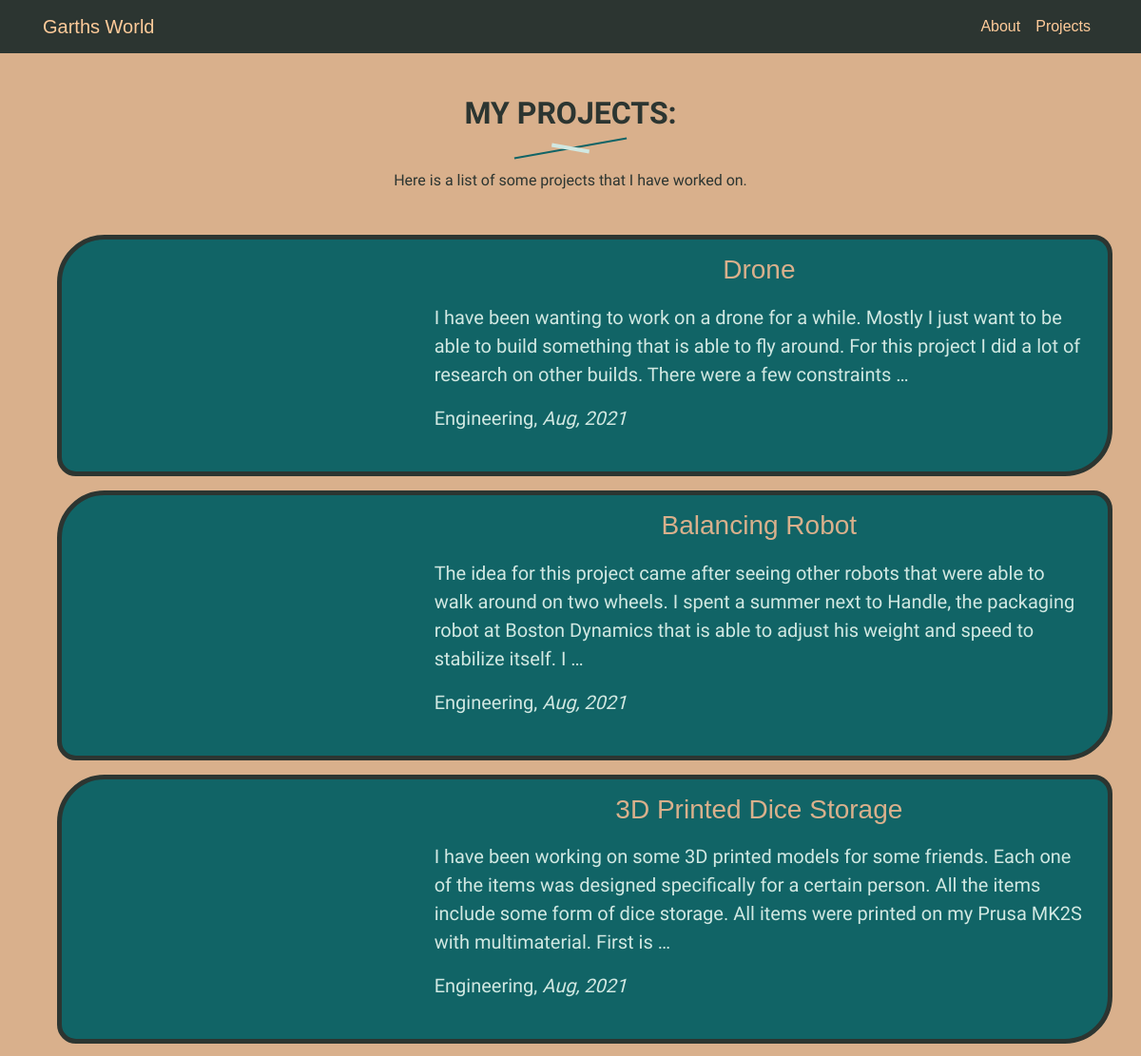
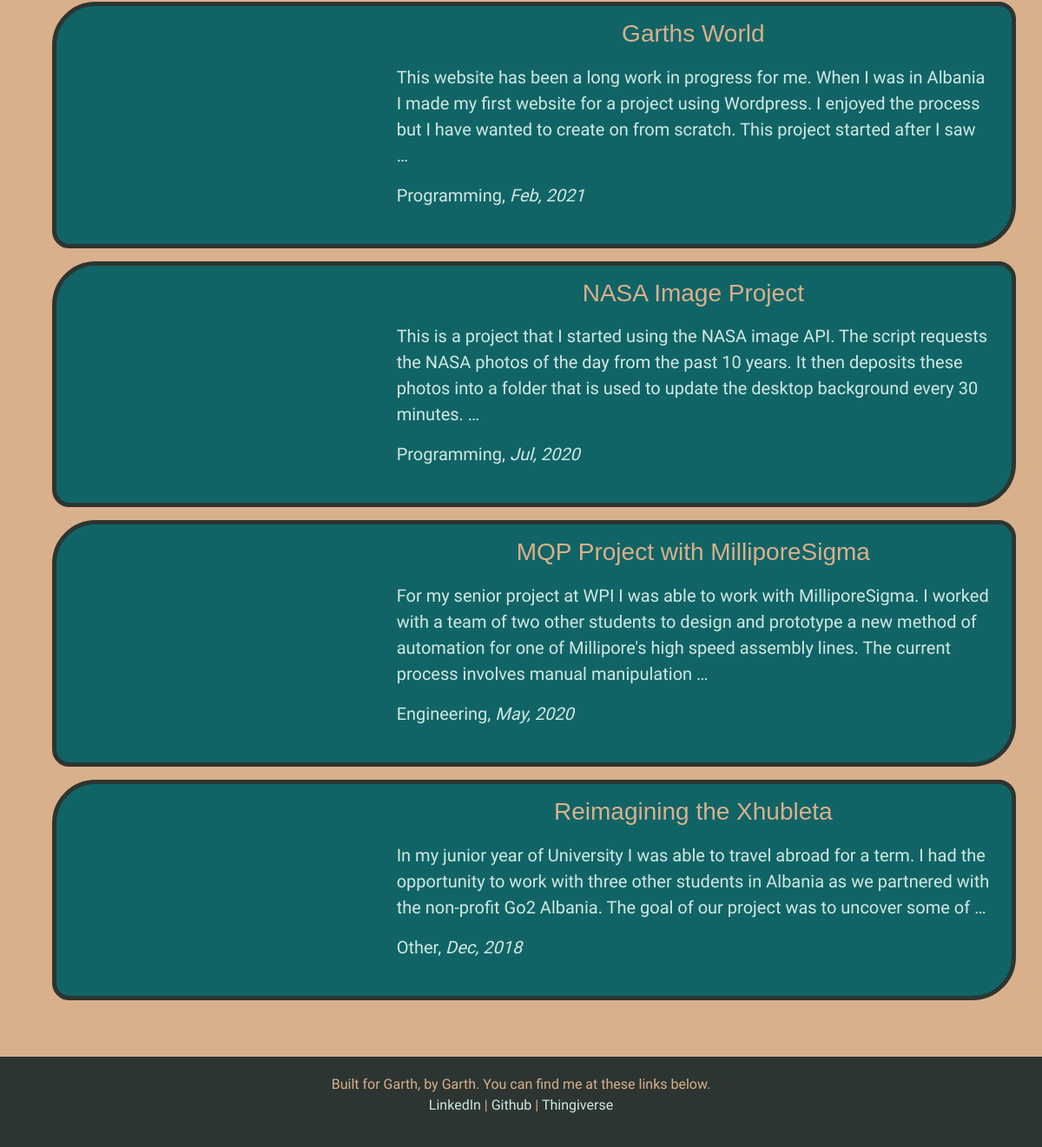
/projects/, run on the app's committed database (2 pictures, top to bottom).
### projects/models.py (models this page shows, shortened)
class Project(models.Model):
    PROJECT_TOPICS = [
        ('Engineering', 'Engineering'),
        ('Programming', 'Programming'),
        ('Other', 'Other')
    ]
    id = models.AutoField(primary_key=True)
    title = models.CharField(max_length=140)
    slug = models.SlugField(max_length=140, unique=True, null=False)
    type = models.CharField(max_length=15, choices=PROJECT_TOPICS, default='PE')
    date = models.DateField()
    body = models.TextField()
    cover_image = models.ImageField(upload_to=image_path)
    body2 = models.TextField(blank=True, null=True)
    body3 = models.TextField(blank=True, null=True)
    body4 = models.TextField(blank=True, null=True)
    body5 = models.TextField(blank=True, null=True)
    img = models.ImageField(default="Default.png", upload_to=image_path)
    img2 = models.ImageField(default="Default.png", upload_to=image_path)
    img3 = models.ImageField(default="Default.png", upload_to=image_path)
    img4 = models.ImageField(default="Default.png", upload_to=image_path)
    img5 = models.ImageField(default="Default.png", upload_to=image_path)

### projects/views.py (the view)
# urls.py: path('', ProjectListView.as_view(template_name="projects/cover_projects.html"), name='home'),
class ProjectListView(ListView):
    model = Project
    ordering = ['-date']

### projects/templates/projects/project_list.html (shortened to what this page needs)
{% extends "projects/top_navbar.html" %}
{% block content %}
<section id="project-list">
  <div class="section-header">
    <h2>My Projects:</h2>
    <p>Here is a list of some projects that I have worked on.</p>
  </div>
  <div class="container">
    {% for project in object_list %}
      <a href="{% url 'project_detail' project.slug %}">
        <div class="container project-block">
          <div class="row">
            <div class="col-md-4">
              <div class="project-img">
              </div>
            </div>
            <div class="col-md-8">
              <div class="project-title">
                <h3>{{ project.title }}</h3>
              </div>
              <div class="project-info">
                <p>{{ project.body|safe|truncatewords:45 }}</p>
                <p>{{ project.type }}, <i>{{ project.date|date:"M, Y" }}</i></p>
              </div>
            </div>
          </div>
        </div>
      </a>
    {% endfor %}
  </div>
</section>
{% endblock %}

### projects/templates/projects/top_navbar.html (shortened to what this page needs)
{% extends "projects/index.html" %}
{% block main %}
<header id="top-navbar">
  <nav class="navbar top-nav-menu navbar-expand-lg fixed-top">
    <div class="container">
      <a class="navbar-brand" href="{% url 'home' %}">Garths World</a>
      <div class="collapse navbar-collapse justify-content-end" id="navbarCollapse">
        <ul class="navbar-nav">
          <li class="nav-item active">
            <a class="nav-link" href="{% url 'about' %}">About <span class="sr-only">(current)</span></a>
          </li>
          <li class="nav-item">
            <a class="nav-link" href="{% url 'project_list' %}">Projects </a>
          </li>
        </ul>
      </div>
    </div>
  </nav>
</header>
{% block content %}
{% endblock %}
{% endblock %}

### projects/templates/projects/index.html (shortened to what this page needs)
<!DOCTYPE html>
{% load static %}
<html lang="en" dir="ltr">
  <head>
    <link href="{% static 'css/bootstrap.min.css' %}" rel="stylesheet">
    <link href="{% static 'css/garth.css' %}" rel="stylesheet">
    <link href='https://unpkg.com/boxicons@2.1.1/css/boxicons.min.css' rel='stylesheet'>
    <link href="{% static 'css/aos.css' %}" rel='stylesheet'>
  </head>
  <body class="body">
    {% block main %}
    {% endblock %}
    <footer id="contact">
      <div class="container">
        <p>
          Built for Garth, by Garth.  You can find me at these links below.
          <br>
          <a href="https://www.linkedin.com/in/garth-mcsweeney-39aa99150/">
            LinkedIn
          </a>
            |
          <a href="https://github.com/gmhull">
            Github
          </a>
            |
          <a href="https://www.thingiverse.com/gdudud/designs">
            Thingiverse
          </a>
        </p>
      </div>
    </footer>
  </body>
</html>

### projects/static/css/garth.css (style rules this page uses)
body { background-color: #D9B08C; color: #2C3531; font-family: "Mochiy Pop P One", sans-serif; }
section { padding: 50px 0; overflow: hidden; }
p { font-family: "Verdana", sans-serif; }
.section-header { text-align: center; padding-bottom: 30px; }
.section-header h2 { font-size: 32px; font-weight: bold; text-transform: uppercase; margin-bottom: 20px; padding-bottom: 20px; position: relative; color: #2C3531; font-family: 'Verdana', sans-serif; }
.section-header h2::before { content: ""; position: absolute; display: block; width: 120px; height: 2px; background: #116466; bottom: 1px; left: calc(50% - 60px); -webkit-transform: rotate(-10deg); }
.section-header h2::after { content: ""; position: absolute; display: block; width: 40px; height: 4px; background: #D1E8E2; bottom: 0; left: calc(50% - 20px); -webkit-transform: rotate(10deg); }
.section-header p { margin-bottom: 0; }
#top-navbar { padding-bottom: 50px }
.top-nav-menu { background-color: #2C3531; color: #FFCB9A; }
.top-nav-menu a { color: inherit; }
#contact { padding-top: 20px; padding-bottom: 20px; background-color: #2C3531; color: #D9B08C; text-align: center; }
#contact a { color: #D1E8E2; }
#project-list .project-block { background-color: #116466; padding: 15px; color: #D1E8E2; border: 5px #FFCB9A; border-radius: 50px 20px 50px 20px; margin: 15px; border: 5px #2C3531 solid; transition: .25s; }
#project-list .project-img { width: 100%; height: 100%; overflow: hidden; display: flex; align-items: center; }
#project-list .project-title { font-size: 28px; color: #D9B08C; text-align: center; }
#project-list .project-info { font-size: 20px; padding: 10px; }

### data on the page
Project: title "Drone", body "I have been wanting to work on a drone for a while. Mostly I just want to be able to build something that is able to fly around. For this project I did a lot of research on other builds. There were a few constraints …", type "Engineering", date "Aug, 2021"
Project: title "Balancing Robot", body "The idea for this project came after seeing other robots that were able to walk around on two wheels. I spent a summer next to Handle, the packaging robot at Boston Dynamics that is able to adjust his weight and speed to stabilize itself. I …", type "Engineering", date "Aug, 2021"
Project: title "3D Printed Dice Storage", body "I have been working on some 3D printed models for some friends. Each one of the items was designed specifically for a certain person. All the items include some form of dice storage. All items were printed on my Prusa MK2S with multimaterial. First is …", type "Engineering", date "Aug, 2021"
Project: title "Garths World", body "This website has been a long work in progress for me. When I was in Albania I made my first website for a project using Wordpress. I enjoyed the process but I have wanted to create on from scratch. This project started after I saw …", type "Programming", date "Feb, 2021"
Project: title "NASA Image Project", body "This is a project that I started using the NASA image API. The script requests the NASA photos of the day from the past 10 years. It then deposits these photos into a folder that is used to update the desktop background every 30 minutes. …", type "Programming", date "Jul, 2020"
Project: title "MQP Project with MilliporeSigma", body "For my senior project at WPI I was able to work with MilliporeSigma. I worked with a team of two other students to design and prototype a new method of automation for one of Millipore's high speed assembly lines. The current process involves manual manipulation …", type "Engineering", date "May, 2020"
Project: title "Reimagining the Xhubleta", body "In my junior year of University I was able to travel abroad for a term. I had the opportunity to work with three other students in Albania as we partnered with the non-profit Go2 Albania. The goal of our project was to uncover some of …", type "Other", date "Dec, 2018"
